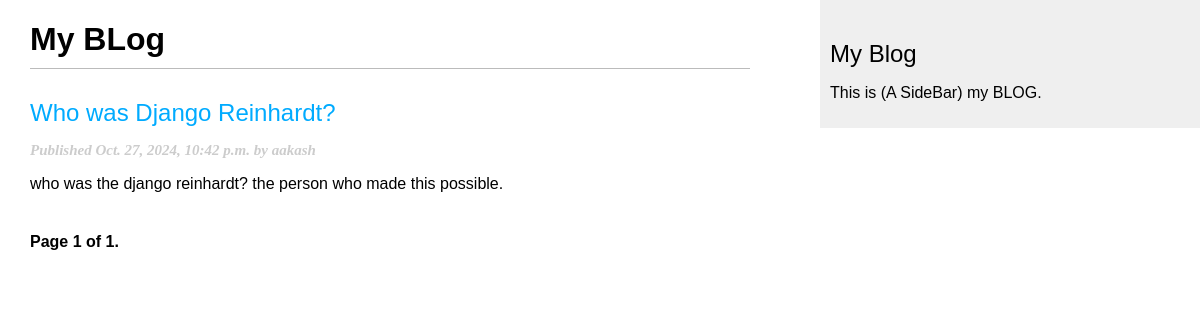
Page /blog/ on the earlier database version.
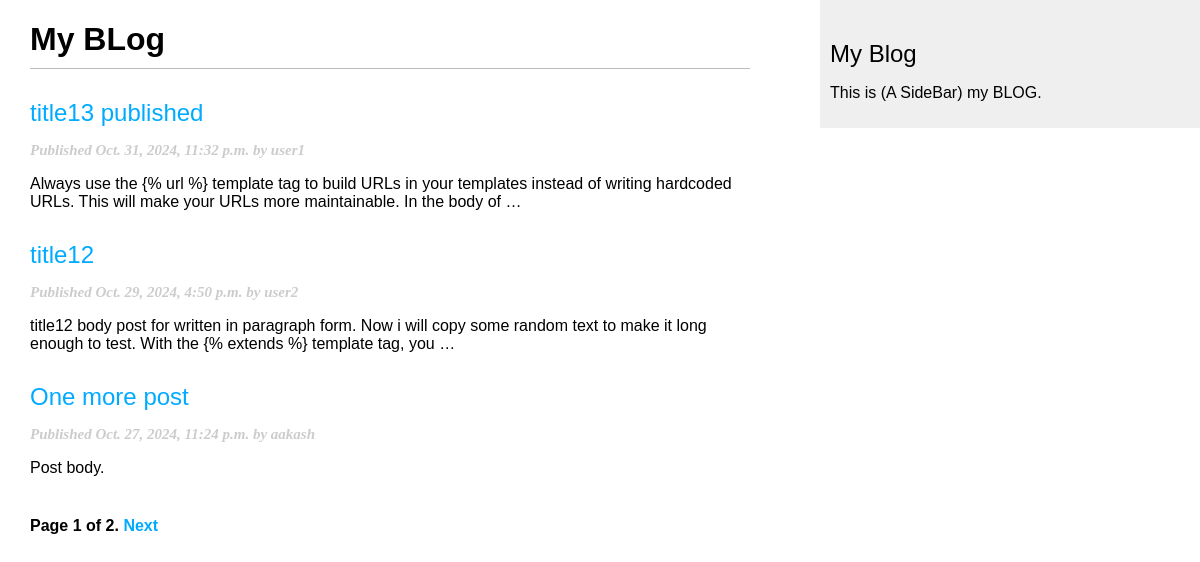
Same page on the later database version.
### blog/models.py (models this page shows, shortened)
class Post(models.Model):
    class Status(models.TextChoices):
        DRAFT = 'DF', 'Draft'
        PUBLISHED = 'Pb', 'Published'
    title = models.CharField(max_length=250)
    slug = models.SlugField(
        max_length=250,
        unique_for_date='publish'
    )
    author = models.ForeignKey(settings.AUTH_USER_MODEL, on_delete=models.CASCADE, related_name='blog_posts')
    body = models.TextField()
    publish = models.DateTimeField(default=timezone.now)
    created_on = models.DateTimeField(auto_now_add=True)
    updated_on = models.DateTimeField(auto_now=True)
    status = models.CharField(
        max_length=2,
        choices=Status,
        default=Status.DRAFT
    )
    objects = models.Manager()  # The default manager.
    published = PublishedManager()  # Our custom manager
    class Meta:
        ordering = ['-publish']
        indexes = [
            models.Index(fields=['-publish']),
        ]
    def get_absolute_url(self):
        return reverse('blog:post_detail', args=[
                                                 self.publish.year,
                                                 self.publish.month,
                                                 self.publish.day,
                                                 self.slug
                                                 ]
                       )

### blog/views.py (the view)
# urls.py: path('', views.post_list, name='post_list'),
def post_list(request):
    published_list = Post.published.all()
    paginator = Paginator(published_list, 3)
    page_number = request.GET.get('page', 1)
    posts = paginator.page(page_number)
    return render(
        request,
        'blog/post/list.html',
        {'posts': posts}
    )

### blog/models.py (called while the page is built)
    def get_queryset(self):
        return (
            super().get_queryset().filter(status=Post.Status.PUBLISHED)
        )

### blog/templates/blog/post/list.html (shortened to what this page needs)
{% extends "blog/base.html" %}
{% block content %}
    <h1>My BLog</h1>
    {% for post in posts %}
        <h2>
            <a href="{{ post.get_absolute_url }}">
                {{ post.title }}
            </a>
        </h2>
        <p class="date">
            Published {{ post.publish }} by {{ post.author }}
        </p>
        {{ post.body|truncatewords:30|linebreaks }}
    {% endfor %}
    {% include "pagination.html" with page=posts %}
{% endblock %}

Differences in the rows shown:
no longer on this page (row unchanged): Post: title "Who was Django Reinhardt?", publish "Oct. 27, 2024, 10:42 p.m.", author "aakash", body "who was the django reinhardt? the person who made this possible."
added Post: title "title13 published", publish "Oct. 31, 2024, 11:32 p.m.", author "user1", body "Always use the {% url %} template tag to build URLs in your templates instead of writing hardcoded URLs. This will make your URLs more maintainable. In the body of …"
now on this page (row edited): Post: title "title12", publish "Oct. 29, 2024, 4:50 p.m.", author "user2", body "title12 body post for written in paragraph form. Now i will copy some random text to make it long enough to test. With the {% extends %} template tag, you …"
now on this page (row edited): Post: title "One more post", publish "Oct. 27, 2024, 11:24 p.m.", author "aakash", body "Post body."
Other differences:
{{ page.paginator.num_pages }}: "1" → "2"
text now shown: "Next"
